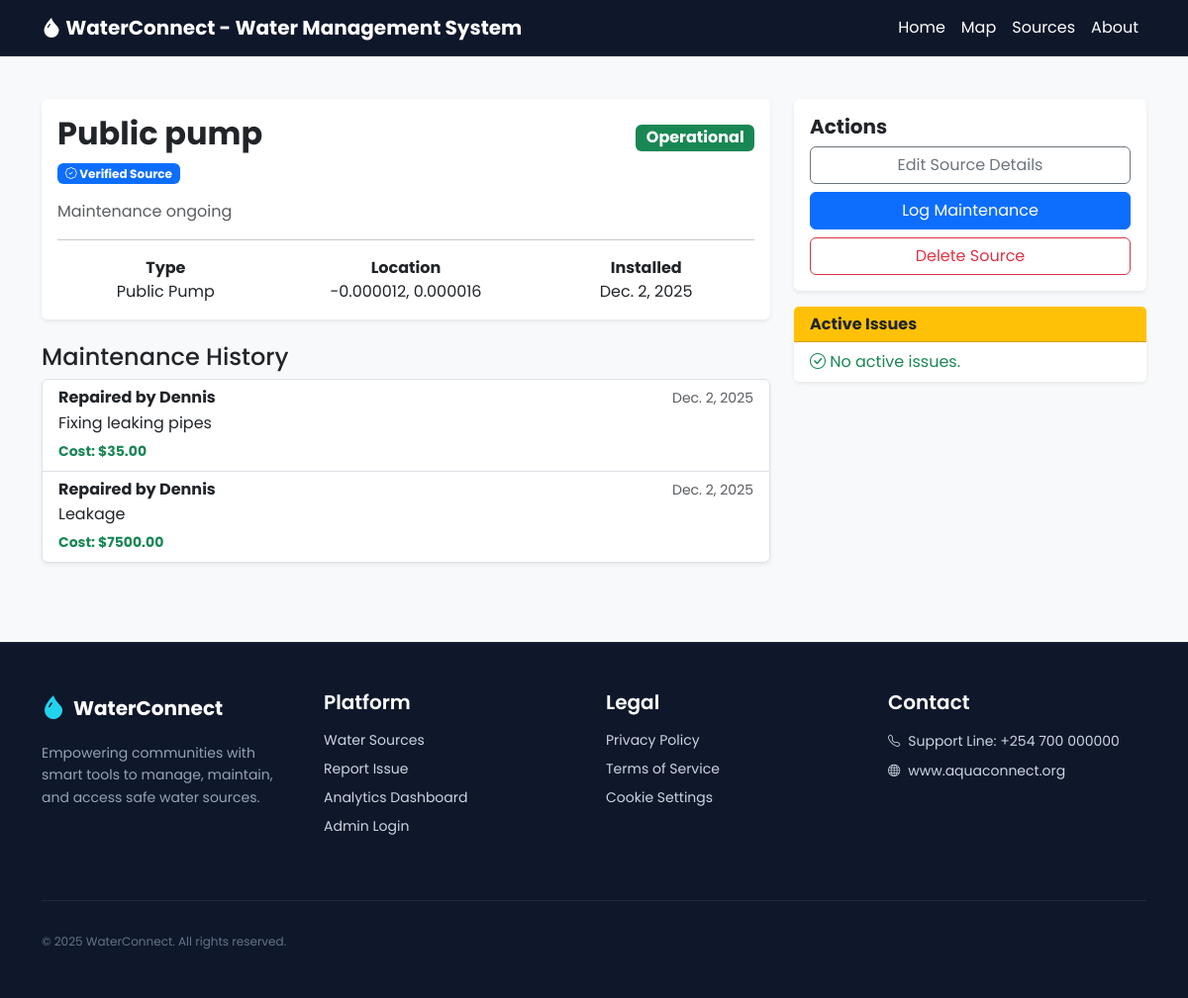
The page /sources/1/ on the database as committed earlier.
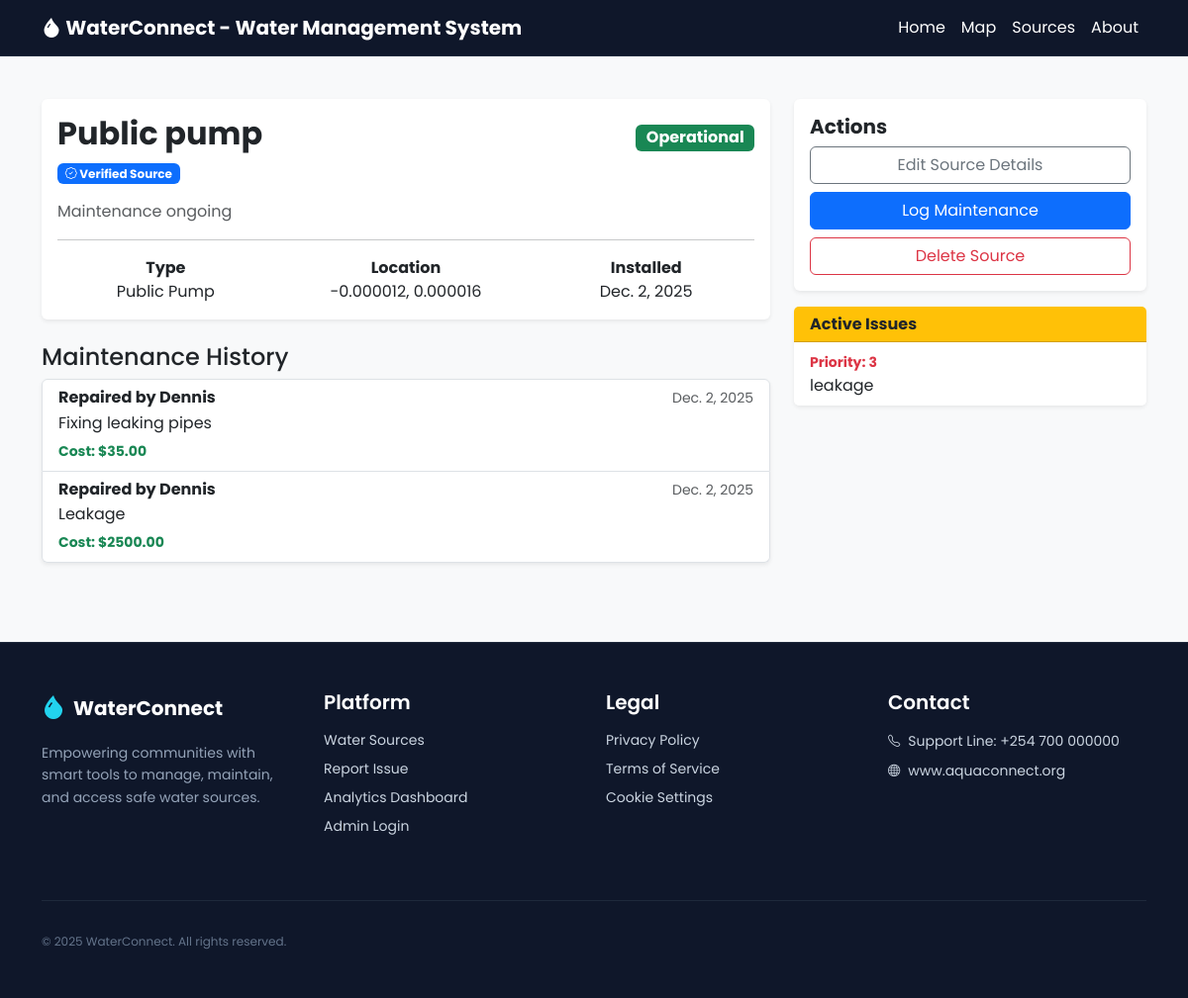
The same page on the database as committed later.
### waterapp/models.py (models this page shows, shortened)
class RepairLog(models.Model):
    water_source = models.ForeignKey(WaterSource, on_delete=models.CASCADE, related_name='repairs')
    technician = models.ForeignKey(User, on_delete=models.SET_NULL, null=True, blank=True)
    repair_date = models.DateField(default=timezone.now)
    work_done = models.TextField()
    cost = models.DecimalField(
        max_digits=10,
        decimal_places=2,
        null=True,
        blank=True,
        validators=[MinValueValidator(Decimal('0.00'))]
    )
    class Meta:
        ordering = ['-repair_date']

class IssueReport(models.Model):
    water_source = models.ForeignKey(WaterSource, on_delete=models.CASCADE, related_name='issues')
    reporter = models.ForeignKey(User, on_delete=models.SET_NULL, null=True, blank=True)
    description = models.TextField()
    reported_at = models.DateTimeField(auto_now_add=True)
    is_resolved = models.BooleanField(default=False)
    priority_level = models.IntegerField(
        default=1,
        choices=[(1, 'Low'), (2, 'Medium'), (3, 'High')],
        validators=[MinValueValidator(1)]
    )
    class Meta:
        ordering = ['-reported_at']

### waterapp/views.py (the view)
# urls.py: path('sources/<int:pk>/', views.water_source_detail, name='water_source_detail'),
def water_source_detail(request, pk):
    source = get_object_or_404(WaterSource.objects.prefetch_related('issues', 'repairs'), pk=pk)
    open_issues = [issue for issue in source.issues.all() if not issue.is_resolved]
    repair_history = source.repairs.all()
    context = {
        'source': source,
        'open_issues': open_issues,
        'repair_history': repair_history,
    }
    return render(request, 'waterapp/water_source_detail.html', context)

### waterapp/models.py (called while the page is built)
    @property
    def status_color(self):
        if self.status == 'O':
            return 'success' # Green
        elif self.status == 'M':
            return 'warning' # Yellow/Orange
        return 'danger' # Red

### templates/waterapp/water_source_detail.html
{% extends 'waterapp/base.html' %}
{% block content %}
<div class="container" style="padding-top: 100px;">
    <div class="row">
        <div class="col-md-8">
            <div class="card shadow-sm border-0 mb-4">
                <div class="card-body">
                    <div class="d-flex justify-content-between">
                        <h2 class="fw-bold">{{ source.name }}</h2>
                        <span class="badge bg-{{ source.status_color }} fs-6 align-self-center">{{ source.get_status_display }}</span>
                    </div>
                    {% if source.is_verified %}
                    <span class="badge bg-primary mb-3"><i class="bi bi-patch-check"></i> Verified Source</span>
                    {% endif %}
                    <p class="text-muted">{{ source.description }}</p>
                    <hr>
                    <div class="row text-center">
                        <div class="col-4">
                            <strong>Type</strong><br>{{ source.get_source_type_display }}
                        </div>
                        <div class="col-4">
                            <strong>Location</strong><br>{{ source.latitude }}, {{ source.longitude }}
                        </div>
                        <div class="col-4">
                            <strong>Installed</strong><br>{{ source.installation_date }}
                        </div>
                    </div>
                </div>
            </div>
            <h4 class="mt-4">Maintenance History</h4>
            <div class="list-group shadow-sm">
                {% for log in repair_history %}
                <div class="list-group-item">
                    <div class="d-flex w-100 justify-content-between">
                        <h6 class="mb-1 fw-bold">Repaired by {{ log.technician.username|default:"Technician" }}</h6>
                        <small class="text-muted">{{ log.repair_date }}</small>
                    </div>
                    <p class="mb-1">{{ log.work_done }}</p>
                    <small class="text-success fw-bold">Cost: ${{ log.cost }}</small>
                </div>
                {% empty %}
                <div class="list-group-item text-center text-muted">No repair history found.</div>
                {% endfor %}
            </div>
        </div>
        <div class="col-md-4">
            <div class="card shadow-sm border-0 mb-3">
                <div class="card-body">
                    <h5 class="fw-bold">Actions</h5>
                    <div class="d-grid gap-2">
                        <a href="{% url 'water_source_update' source.pk %}" class="btn btn-outline-secondary">Edit Source Details</a>
                        <a href="{% url 'repair_log_create' source.pk %}" class="btn btn-primary">Log Maintenance</a>
                        <a href="{% url 'water_source_delete' source.pk %}" class="btn btn-outline-danger">Delete Source</a>
                    </div>
                </div>
            </div>
            <div class="card shadow-sm border-0">
                <div class="card-header bg-warning text-dark">
                    <h6 class="mb-0 fw-bold">Active Issues</h6>
                </div>
                <ul class="list-group list-group-flush">
                    {% for issue in open_issues %}
                    <li class="list-group-item">
                        <small class="text-danger fw-bold">Priority: {{ issue.priority_level }}</small><br>
                        {{ issue.description }}
                    </li>
                    {% empty %}
                    <li class="list-group-item text-success"><i class="bi bi-check-circle"></i> No active issues.</li>
                    {% endfor %}
                </ul>
            </div>
        </div>
    </div>
</div>
{% endblock %}

Rows that differ between the two databases and show on the page:
changed RepairLog "Leakage": cost "7500.00" → "2500.00"
now on this page (row edited): IssueReport: priority_level "3", description "leakage"
Other text that changed with them:
text no longer shown: "No active issues."
